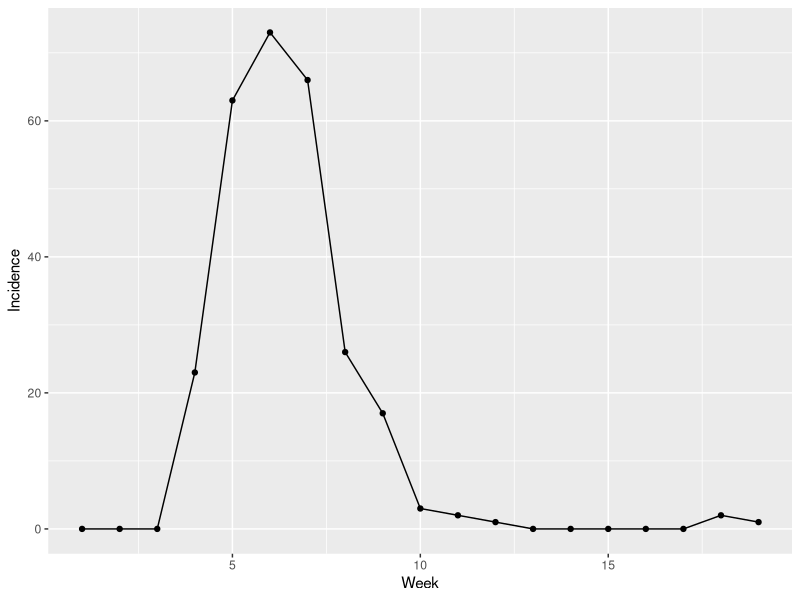
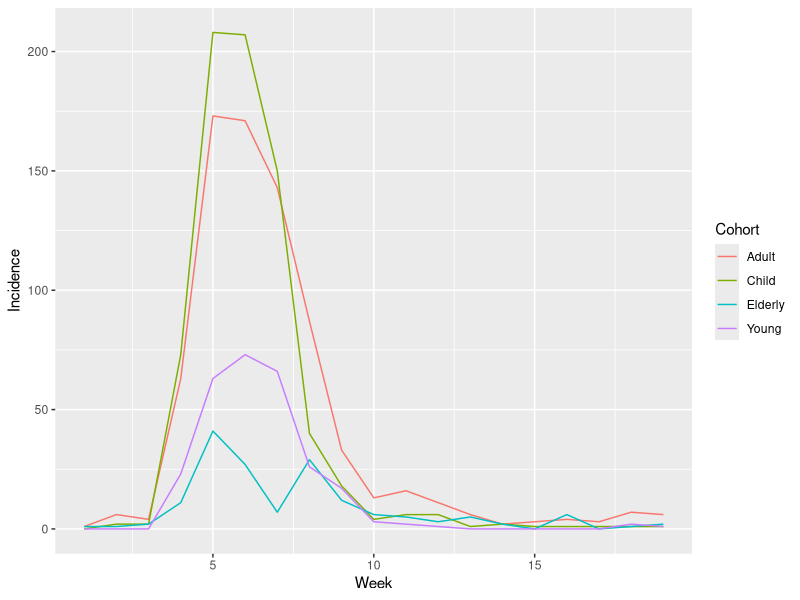
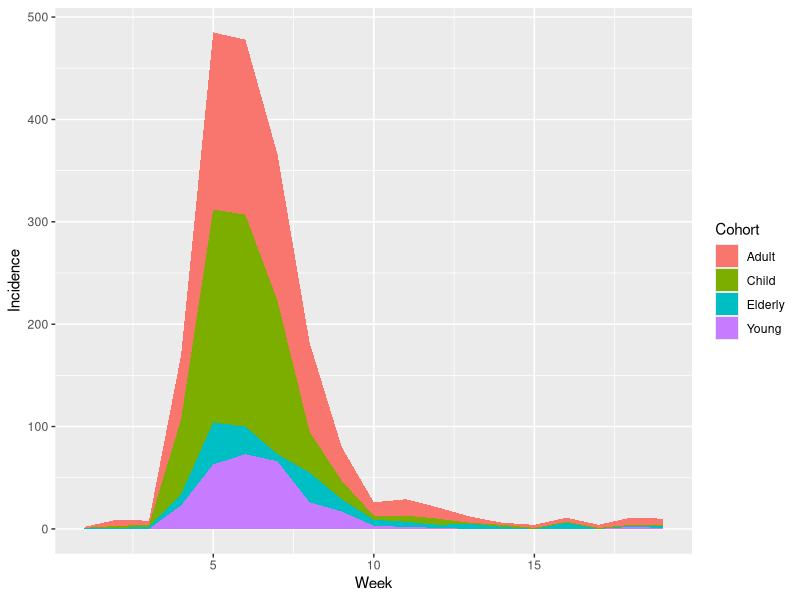

Reproduce these figures in R, in order.
library(readr)
library(tibble)
library(tidyr)
library(dplyr)
library(ggplot2)

inc <- read_csv("papers/SD tidyverse/data/Incidence.csv")

slice(inc,1:6)

t_inc <- gather(inc,Cohort,Incidence,Young:Elderly)

slice(t_inc,1:8)

y_data <- filter(t_inc,Cohort=="Young")

s_data <- select(inc,Week:Young)

slice(s_data,1:6)

wk_tot <- t_inc %>% group_by(Week) %>%
  summarise(Incidence=sum(Incidence))

srt <- arrange(wk_tot,desc(Incidence))

slice(srt,1:6)

add_col <- mutate(wk_tot,AttackRate=100000*Incidence/8000)

slice(add_col,1:6)

tot_inc <- mutate(inc,Total=Young+Child+Adult+Elderly)



slice(wk_tot,1:6)



ggplot(data=y_data,mapping = aes(x=Week,y=Incidence)) + 
      geom_line() + geom_point()

ggplot(t_inc,aes(x=Week,y=Incidence,color=Cohort)) + geom_line()

ggplot(t_inc,aes(x=Week,y=Incidence,fill=Cohort)) + geom_area()


# get the totals sick by cohort
t_coh <- t_inc %>% 
           group_by(Cohort) %>% 
           summarise(TotalInfected=sum(Incidence),
                     PeakValue=max(Incidence),
                     PeakWeek=Week[which(Incidence==max(Incidence))],
                     AvrValue=mean(Incidence),
                     SD=sd(Incidence),
                     MinValue=min(Incidence),
                     MaxValue=max(Incidence))


